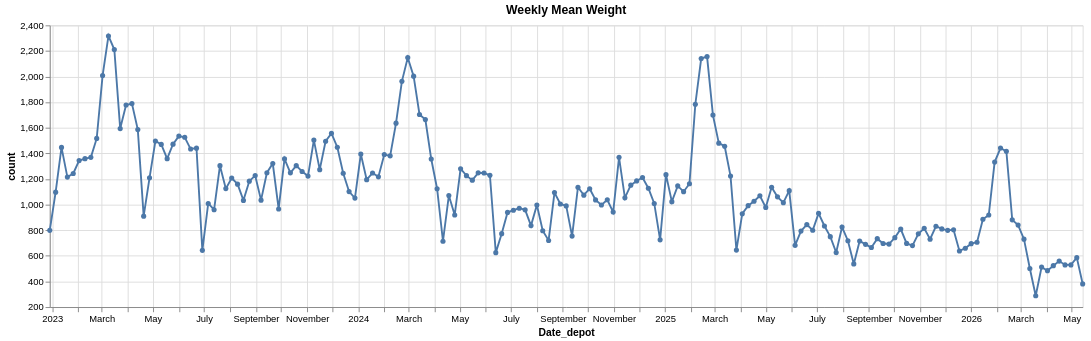

Write notebook code for a chart like this one.
### Code cell
importlib.reload(lib)
base_df = fields.pipe(
    lib.aggregate_by_date,
    freq="7d",
    value_col="weight_kg",
    date_col="Date_depot",
    total_col="total_weight_kg",
    count_col="count",
    mean_col="mean_weight_kg",
    std_col="std_weight_kg",
    extra_cols=lib.make_relative_hist_cols(
        "weight_kg", list(range(32)) + [np.inf], "sum"
    ),
)

chart = (
    alt.Chart(base_df)
    .mark_line(point=True)
    .encode(
        x="Date_depot:T",
        y=alt.Y("count:Q", scale=alt.Scale(zero=False)),
        tooltip=["Date_depot:T"]
    )
    .properties(width=1100, title="Weekly Mean Weight")
)
chart

### Figure 1 — Vega specification as saved in the notebook (floating-point values rounded to 4 significant figures; data arrays with more than 128 entries replaced by an {"elided": "..."} marker saying what was removed)
{"$schema": "https://vega.github.io/schema/vega/v6.json", "data": [{"name": "source_0", "values": {"elided": "177 records"}, "transform": [{"type": "formula", "expr": "toDate(datum['Date_depot'])", "as": "Date_depot"}]}, {"name": "data_0", "values": {"elided": "177 records"}, "transform": [{"type": "formula", "expr": "toDate(datum['Date_depot'])", "as": "Date_depot"}]}], "marks": [{"type": "line", "name": "layer_0_marks", "from": {"data": "source_0"}, "sort": {"field": "x"}, "encode": {"update": {"tooltip": {"signal": "{\"Date_depot\": timeFormat(datum[\"Date_depot\"], \"%b %d, %Y\")}"}, "defined": {"signal": "isValid(datum[\"Date_depot\"]) && isFinite(+datum[\"Date_depot\"]) && isValid(datum[\"count\"]) && isFinite(+datum[\"count\"])"}, "x": {"field": "Date_depot", "scale": "x"}, "stroke": {"value": "#4c78a8"}, "y": {"field": "count", "scale": "y"}}}, "style": ["line"]}, {"type": "symbol", "name": "layer_1_marks", "from": {"data": "data_0"}, "encode": {"update": {"tooltip": {"signal": "{\"Date_depot\": timeFormat(datum[\"Date_depot\"], \"%b %d, %Y\")}"}, "fill": {"value": "#4c78a8"}, "x": {"field": "Date_depot", "scale": "x"}, "y": {"field": "count", "scale": "y"}, "opacity": {"value": 1}}}, "style": ["point"]}], "scales": [{"name": "x", "type": "time", "domain": {"fields": [{"data": "source_0", "field": "Date_depot"}, {"data": "data_0", "field": "Date_depot"}]}, "range": [0, {"signal": "width"}]}, {"name": "y", "type": "linear", "domain": {"fields": [{"data": "source_0", "field": "count"}, {"data": "data_0", "field": "count"}]}, "range": [{"signal": "height"}, 0], "nice": true, "zero": false}], "axes": [{"scale": "x", "ticks": false, "minExtent": 0, "orient": "bottom", "tickCount": {"signal": "ceil(width/40)"}, "zindex": 0, "domain": false, "labels": false, "grid": true, "gridScale": "y", "maxExtent": 0, "aria": false}, {"scale": "y", "tickCount": {"signal": "ceil(height/40)"}, "domain": false, "minExtent": 0, "ticks": false, "maxExtent": 0, "aria": false, "zindex": 0, "orient": "left", "gridScale": "x", "grid": true, "labels": false}, {"scale": "x", "grid": false, "title": "Date_depot", "labelOverlap": true, "zindex": 0, "orient": "bottom", "labelFlush": true, "tickCount": {"signal": "ceil(width/40)"}}, {"scale": "y", "zindex": 0, "labelOverlap": true, "grid": false, "orient": "left", "tickCount": {"signal": "ceil(height/40)"}, "title": "count"}], "title": {"text": "Weekly Mean Weight", "frame": "group"}, "width": 1100, "height": 300, "style": "cell", "background": "white", "padding": 5}
